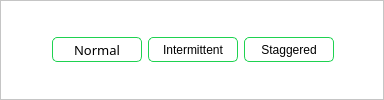
                   <widget class="QFrame" name="weldTypeFrame">
                    <property name="styleSheet">
                     <string notr="true">QFrame{
	background-color: rgb(255, 255, 255);}

QPushButton{
	font: 75 10pt &quot;Arial&quot; bold italic;
	color: rgb(0, 0, 0);
	border-radius: 5px;
	border: 1px solid rgb(30, 210, 80);
	background-color: rgb(255, 255, 255);
}

QPushButton::!enabled{
	font: 75 10pt &quot;Arial&quot; bold italic;
	color: rgb(0, 0, 0);
	border-radius: 5px;
	border: 1px solid rgb(30, 210, 80);
	background-color:  rgb(230, 230, 230);
}
QPushButton::checked{
	background-color: rgb(30, 210, 80);
}
</string>
                    </property>
                    <property name="frameShape">
                     <enum>QFrame::StyledPanel</enum>
                    </property>
                    <property name="frameShadow">
                     <enum>QFrame::Raised</enum>
                    </property>
                    <layout class="QHBoxLayout" name="horizontalLayout_17">
                     <item>
                      <spacer name="horizontalSpacer">
                       <property name="orientation">
                        <enum>Qt::Horizontal</enum>
                       </property>
                       <property name="sizeHint" stdset="0">
                        <size>
                         <width>40</width>
                         <height>20</height>
                        </size>
                       </property>
                      </spacer>
                     </item>
                     <item>
                      <widget class="QPushButton" name="normalWeldBtn">
                       <property name="minimumSize">
                        <size>
                         <width>90</width>
                         <height>25</height>
                        </size>
                       </property>
                       <property name="font">
                        <font>
                         <family>Arial 12 10</family>
                         <pointsize>10</pointsize>
                         <weight>9</weight>
                         <italic>false</italic>
                         <bold>false</bold>
                        </font>
                       </property>
                       <property name="text">
                        <string>Normal</string>
                       </property>
                       <property name="checkable">
                        <bool>true</bool>
                       </property>
                       <property name="checked">
                        <bool>false</bool>
                       </property>
                      </widget>
                     </item>
                     <item>
                      <widget class="QPushButton" name="intermittentWeldBtn">
                       <property name="enabled">
                        <bool>true</bool>
                       </property>
                       <property name="minimumSize">
                        <size>
                         <width>90</width>
                         <height>25</height>
                        </size>
                       </property>
                       <property name="text">
                        <string>Intermittent</string>
                       </property>
                       <property name="checkable">
                        <bool>true</bool>
                       </property>
                      </widget>
                     </item>
                     <item>
                      <widget class="QPushButton" name="staggeredWeldBtn">
                       <property name="enabled">
                        <bool>true</bool>
                       </property>
                       <property name="minimumSize">
                        <size>
                         <width>90</width>
                         <height>25</height>
                        </size>
                       </property>
                       <property name="text">
                        <string>Staggered</string>
                       </property>
                       <property name="checkable">
                        <bool>true</bool>
                       </property>
                      </widget>
                     </item>
                     <item>
                      <widget class="QPushButton" name="editJointContinuity">
                       <property name="styleSheet">
                        <string notr="true">border: 0px;</string>
                       </property>
                       <property name="text">
                        <string/>
                       </property>
                       <property name="icon">
                        <iconset resource="../resources.qrc">
                         <normaloff>:/Icons/Icons/edit-3.svg</normaloff>:/Icons/Icons/edit-3.svg</iconset>
                       </property>
                       <property name="iconSize">
                        <size>
                         <width>24</width>
                         <height>24</height>
                        </size>
                       </property>
                       <property name="autoDefault">
                        <bool>false</bool>
                       </property>
                       <property name="flat">
                        <bool>true</bool>
                       </property>
                      </widget>
                     </item>
                    </layout>
                   </widget>
